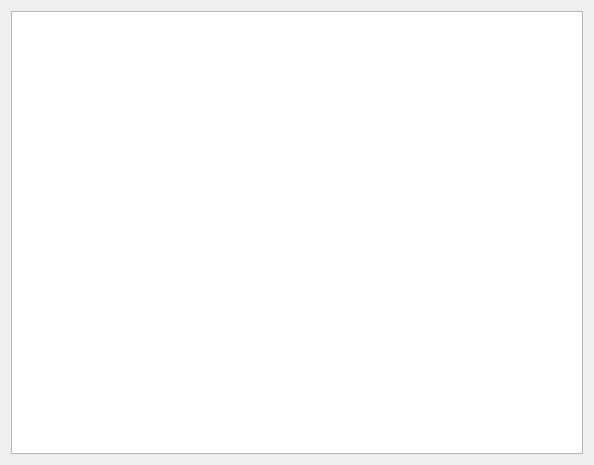
<?xml version="1.0" encoding="UTF-8"?>
<ui version="4.0">
 <class>help</class>
 <widget class="QWidget" name="help">
  <property name="geometry">
   <rect>
    <x>0</x>
    <y>0</y>
    <width>594</width>
    <height>465</height>
   </rect>
  </property>
  <property name="windowTitle">
   <string>Form</string>
  </property>
  <layout class="QGridLayout" name="gridLayout">
   <item row="0" column="0">
    <widget class="QTextBrowser" name="textBrowser"/>
   </item>
  </layout>
 </widget>
 <resources/>
 <connections/>
</ui>
